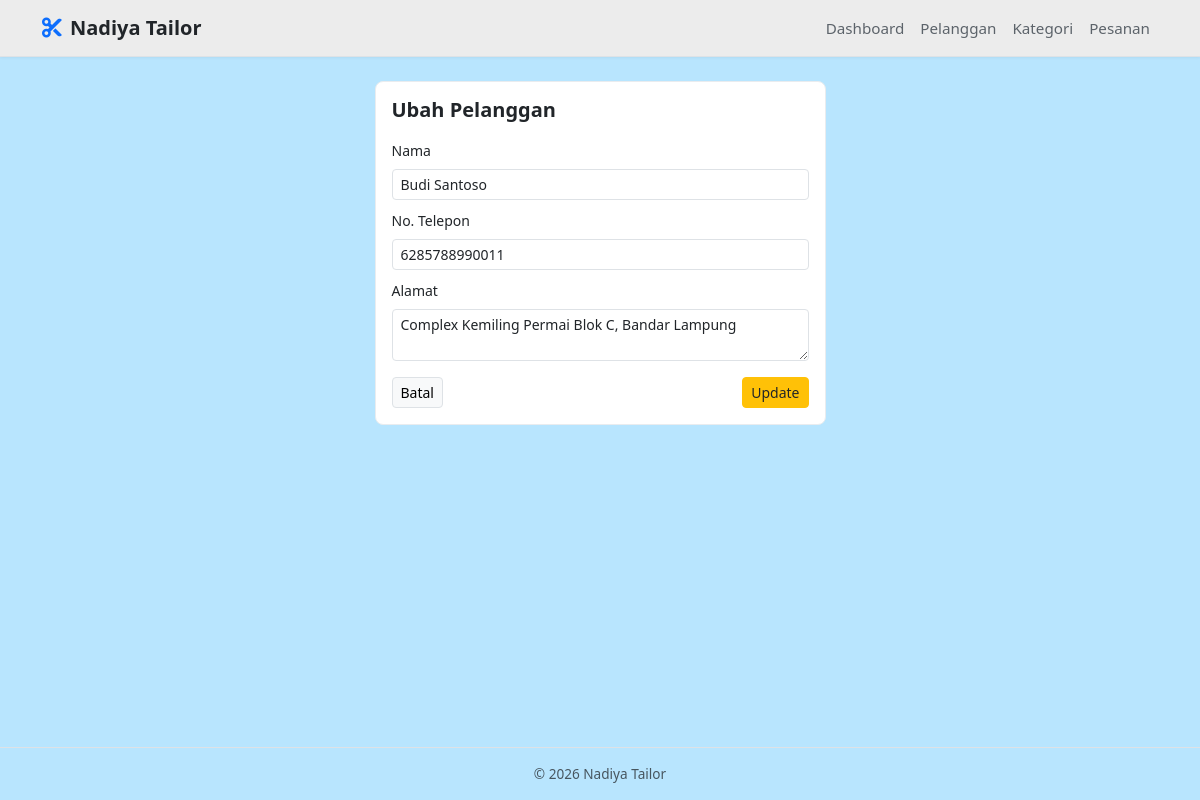
Screenshot of /pelanggan/edit.php?id=2 with the database file from the repository.
### tables this page shows
CREATE TABLE `pelanggan` (
  `id_pelanggan` int(11) NOT NULL,
  `nama_pelanggan` varchar(100) NOT NULL,
  `no_telepon` varchar(20) NOT NULL,
  `alamat` text NOT NULL
);

### pelanggan/edit.php (the view, shortened to what this page needs)
<?php
include '../config/koneksi.php';
include '../includes/header.php';
$id = $_GET['id'];
$data = mysqli_fetch_assoc(mysqli_query($koneksi, "SELECT * FROM pelanggan WHERE id_pelanggan = '$id'"));
?>
<div class="row justify-content-center">
    <div class="col-md-5">
        <div class="card p-3">
            <h5 class="fw-semibold text-dark mb-3">Ubah Pelanggan</h5>
            <form action="" method="POST">
                <div class="mb-2">
                    <label class="form-label small fw-medium">Nama</label>
                    <input type="text" name="nama_pelanggan" class="form-control form-control-sm" value="<?= htmlspecialchars($data['nama_pelanggan']); ?>" required>
                </div>
                <div class="mb-2">
                    <label class="form-label small fw-medium">No. Telepon</label>
                    <input type="text" name="no_telepon" class="form-control form-control-sm" value="<?= htmlspecialchars($data['no_telepon']); ?>" required>
                </div>
                <div class="mb-3">
                    <label class="form-label small fw-medium">Alamat</label>
                    <textarea name="alamat" class="form-control form-control-sm" rows="2" required><?= htmlspecialchars($data['alamat']); ?></textarea>
                </div>
                <div class="d-flex justify-content-between">
                    <a href="index.php" class="btn btn-sm btn-light border">Batal</a>
                    <button type="submit" name="update" class="btn btn-sm btn-warning text-dark fw-medium">Update</button>
                </div>
            </form>
        </div>
    </div>
</div>
<?php include '../includes/footer.php'; ?>

### includes/header.php (style rules this page uses)
body { background-color: #b8e5fe; color: #495057; padding-bottom: 60px; }
.card { background-color: #ffffff; border: 1px solid #e9ecef; border-radius: 8px; }

### rows the page displays
pelanggan: nama_pelanggan "Budi Santoso", no_telepon "6285788990011", alamat "Complex Kemiling Permai Blok C, Bandar Lampung"
